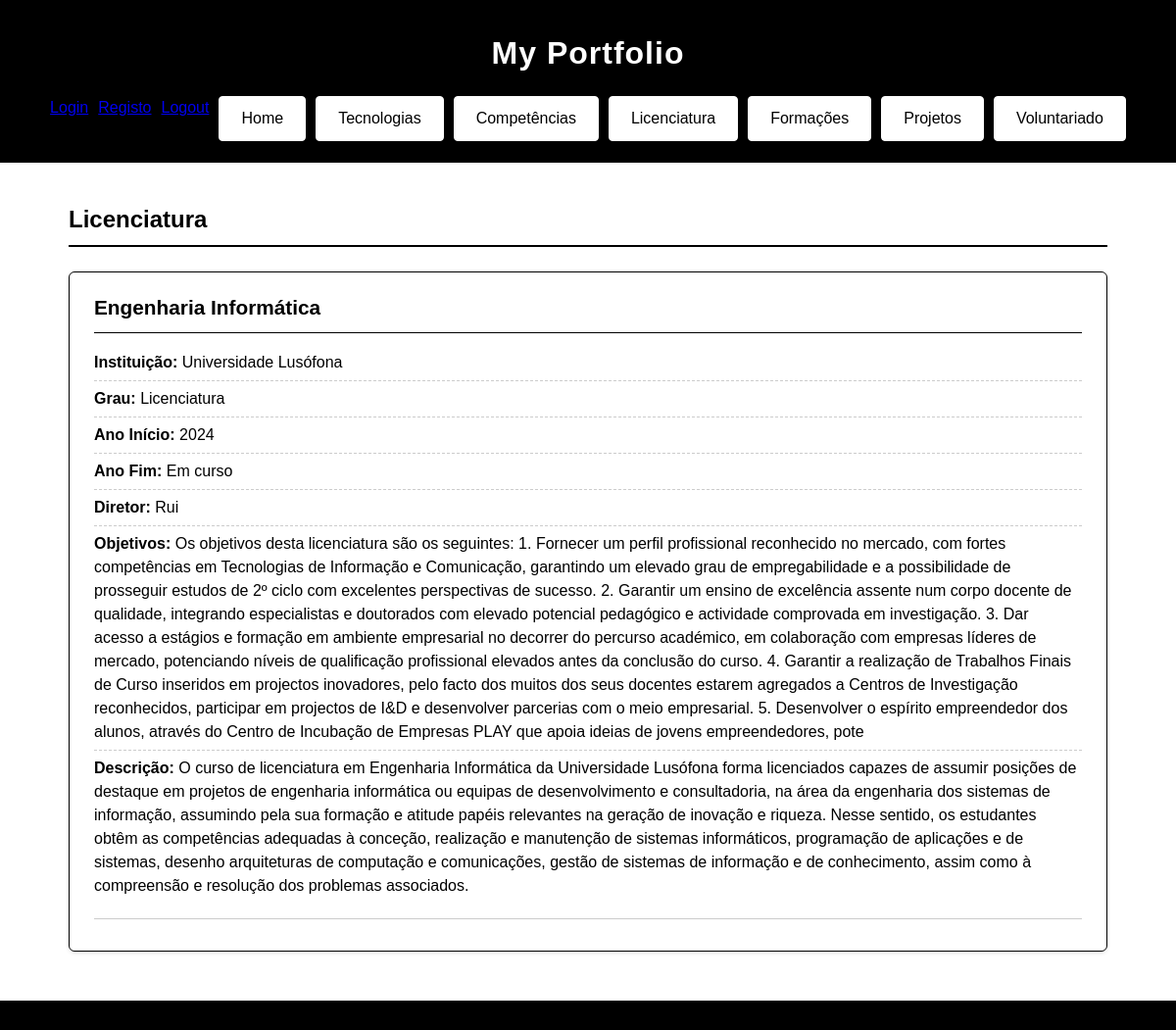
Before: /licenciatura/ with the older database file.
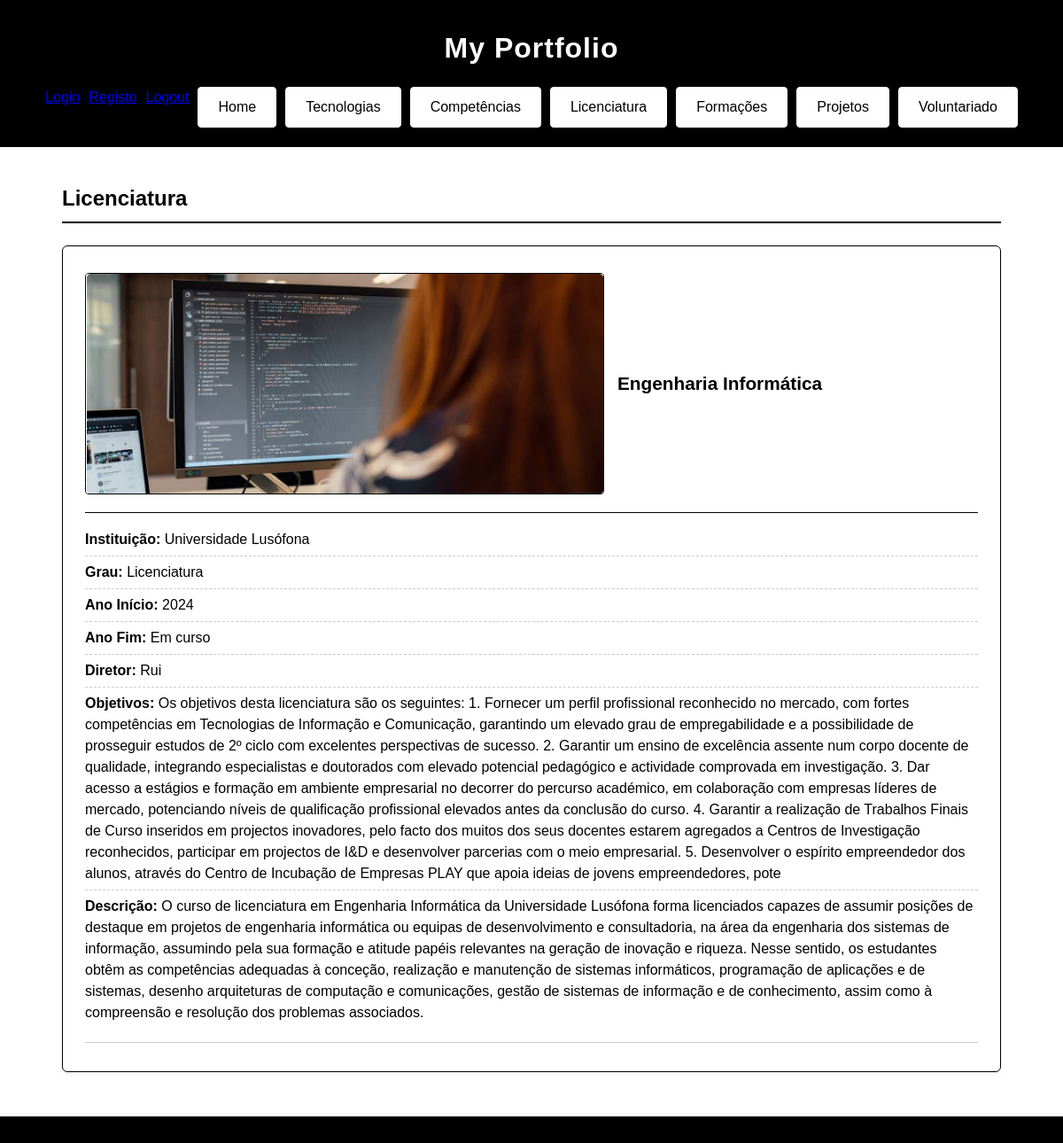
After: the same page with the newer database file.
### portfolio/models.py (models this page shows, shortened)
class Licenciatura(models.Model):
    nome = models.CharField(max_length=200)
    instituicao = models.CharField(max_length=200, default="Universidade Lusófona")
    grau = models.CharField(max_length=100, default="Licenciatura")
    ano_inicio = models.IntegerField()
    ano_fim = models.IntegerField(blank=True, null=True)
    diretor = models.CharField(max_length=100)
    objetivos = models.TextField()
    descricao = models.TextField()
    logotipo = models.FileField(upload_to='logos_licenciatura/', blank=True, null=True)

### portfolio/views.py (the view)
# urls.py: path('licenciatura/', views.licenciatura_view, name="licenciatura"),
def licenciatura_view(request):
    licenciaturas = Licenciatura.objects.all()
    gestor = request.user.groups.filter(name='gestor-portfolio').exists()
    return render(request,'portfolio/licenciatura.html',{'licenciaturas':licenciaturas,'gestor': gestor,} )

### portfolio/templates/portfolio/licenciatura.html (shortened to what this page needs)
{% extends "portfolio/index.html" %}
{% block content %}
    <h2>Licenciatura</h2>
    <section>
    {% for licenciatura in licenciaturas %}
        <div class="item-card">
            <div class="item-card-header">
                {% if licenciatura.logotipo %}
                    <img src="{{ licenciatura.logotipo.url }}" alt="Logo {{ licenciatura.nome }}" class="item-card-image-large">
                {% endif %}
                <h3>{{ licenciatura.nome }}</h3>
            </div>
            <div class="item-card-body">
                <ul>
                    <li><strong>Instituição:</strong> {{ licenciatura.instituicao }}</li>
                    <li><strong>Grau:</strong> {{ licenciatura.grau }}</li>
                    <li><strong>Ano Início:</strong> {{ licenciatura.ano_inicio }}</li>
                    <li><strong>Ano Fim:</strong> {{ licenciatura.ano_fim|default:"Em curso" }}</li>
                    <li><strong>Diretor:</strong> {{ licenciatura.diretor }}</li>
                    <li><strong>Objetivos:</strong> {{ licenciatura.objetivos }}</li>
                    <li><strong>Descrição:</strong> {{ licenciatura.descricao }}</li>
                </ul>
            </div>
            <div class="item-card-footer">
            </div>
        </div>
    {% endfor %}
    </section>
{% endblock %}

### portfolio/templates/portfolio/index.html (shortened to what this page needs)
<!DOCTYPE html>
<html lang="pt">
<head>
    {% load static %}
    <link rel="stylesheet" href="{% static 'portfolio/indexStyle.css' %}">
</head>
<body>
    <header>
        <h1 class="h1IndexTittle">My Portfolio</h1>
        <nav>
            {% if request.user.is_authenticated %}
                <p>Olá, {{ request.user.username }}! <a href="{% url 'logout' %}">Logout</a></p>
            {% else %}
                <a href="{% url 'login' %}">Login</a>
            {% endif %}
                <a href="{% url 'registo' %}">Registo</a>
                <a href="{% url 'logout' %}">Logout</a>
            <a href="{% url 'landingPage' %}" class="nav-btn">Home</a>
            <a href="{% url 'tecnologias' %}" class="nav-btn">Tecnologias</a>
            <a href="{% url 'competencias' %}" class="nav-btn">Competências</a>
            <a href="{% url 'licenciatura' %}" class="nav-btn">Licenciatura</a>
            <a href="{% url 'formacoes' %}" class="nav-btn">Formações</a>
            <a href="{% url 'projetos' %}" class="nav-btn">Projetos</a>
            <a href="{% url 'voluntariado' %}" class="nav-btn">Voluntariado</a>
        </nav>
    </header>
    <main>
        {% block content %}{% endblock %}
    </main>
    <footer>

### portfolio/static/portfolio/indexStyle.css (style rules this page uses)
* { box-sizing: border-box; margin: 0; padding: 0; }
body { background-color: #ffffff; color: #000000; font-family: Arial, Helvetica, sans-serif; line-height: 1.5; }
header { background-color: #000000; color: #ffffff; padding: 30px 20px 20px; border-bottom: 2px solid #000000; }
.h1IndexTittle { text-align: center; color: #ffffff; margin-bottom: 20px; letter-spacing: 1px; }
nav { background-color: #000000; display: flex; gap: 10px; flex-wrap: wrap; justify-content: center; }
.nav-btn { background-color: #ffffff; color: #000000; text-decoration: none; padding: 10px 22px; border-radius: 4px; font-weight: 500; font-size: 1rem; border: 1px solid #ffffff; transition: all 0.2s ease; }
main { max-width: 1100px; margin: 40px auto; padding: 0 20px; }
main h2 { color: #000000; border-bottom: 2px solid #000000; padding-bottom: 8px; margin-bottom: 25px; }
.item-card { background-color: #ffffff; border: 1px solid #000000; border-radius: 6px; padding: 20px 25px; margin-bottom: 20px; box-shadow: 0 2px 4px rgba(0,0,0,0.08); transition: box-shadow 0.2s ease, transform 0.2s ease; }
.item-card-header { display: flex; align-items: center; gap: 15px; border-bottom: 1px solid #000000; padding-bottom: 10px; margin-bottom: 12px; }
.item-card-header h3 { color: #000000; font-size: 1.3rem; }
.item-card-body ul { list-style: none; padding: 0; }
.item-card-body li { padding: 6px 0; border-bottom: 1px dashed #cccccc; color: #000000; }
.item-card-body li:last-child { border-bottom: none; }
footer { background-color: #000000; color: #ffffff; text-align: center; padding: 15px; margin-top: 50px; }
.item-card-image-large { max-width: 100%; height: auto; max-height: 250px; object-fit: contain; display: block; margin: 10px 0; border: 1px solid #000000; border-radius: 4px; }
.item-card-footer { display: flex; justify-content: flex-end; margin-top: 15px; padding-top: 12px; border-top: 1px solid #cccccc; }
.item-card-footer { display: flex; justify-content: flex-end; gap: 10px; align-items: center; margin-top: 15px; padding-top: 12px; border-top: 1px solid #cccccc; }

Changed rows visible on the page:
changed Licenciatura "Engenharia Informática": logotipo: picture added
